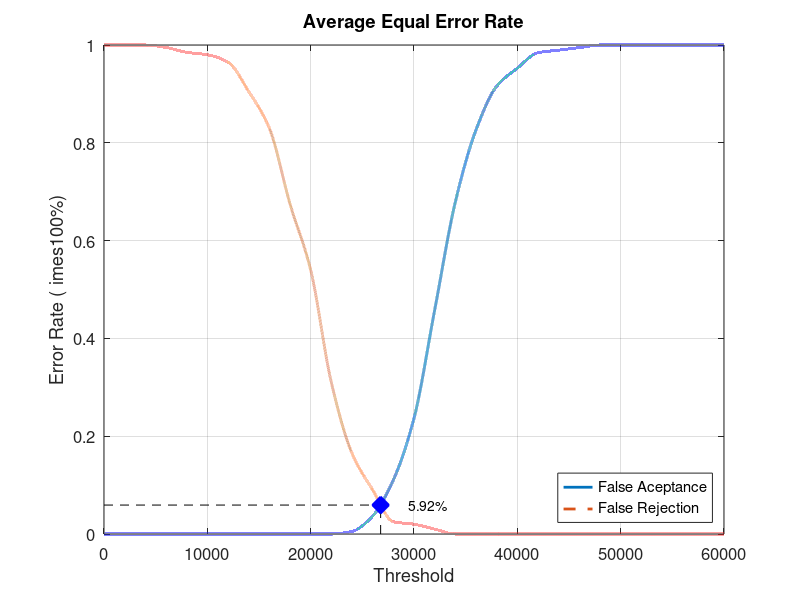
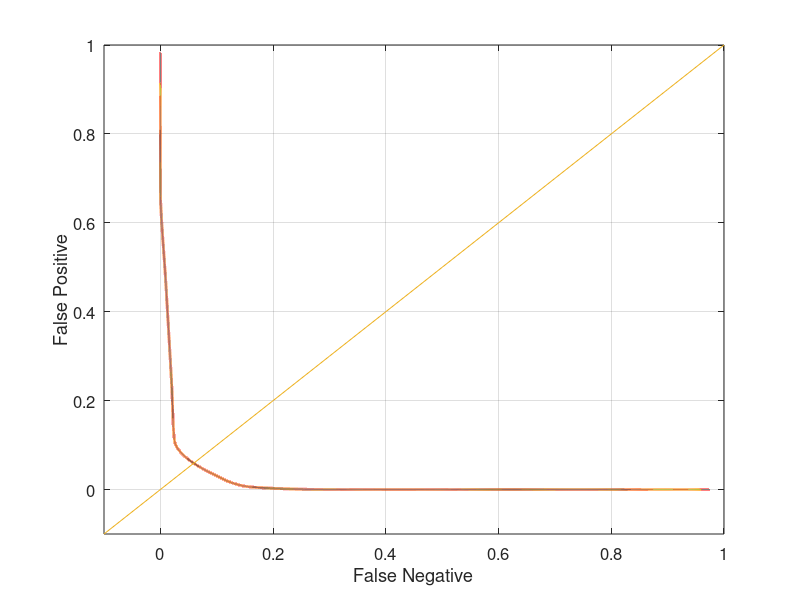

Write MATLAB code to recreate these figures, in order.
close all;
clear;
clc;
x = 0:2000:60000;
xq = 0:0.5:60000;

y0 = [0 0 0 0 0 0 0 0 0 0 0 0 0.00526316 0.0368421 0.110526 0.236842 0.457895 0.678947 0.826316 0.915789 0.952632 0.984211 0.989474 0.994737 1 1 1 1 1 1 1]
yy0 = interp1(x, y0, xq, 'pchip');
y1 = [1 1 1 0.995 0.985 0.98 0.965 0.905 0.83 0.675 0.54 0.31 0.165 0.09 0.025 0.02 0.01 0 0 0 0 0 0 0 0 0 0 0 0 0 0]
yy1 = interp1(x, y1, xq, 'pchip');

% Calculating EER: 
y2 = abs(y0 - y1);
find(y2 == min(y2))
yy2 = abs(yy0 - yy1);
xEER = find(yy2 == min(yy2));
xEERIndex = xq(xEER) % X-axis EER
yEER = yy0(xEER) % Y-axis EER

main = figure
plot(xq, yy0,'-','LineWidth', 2);	hold on
plot(xq, yy1,'--','LineWidth', 2);	hold on
plot([xEERIndex xEERIndex], [0 yEER], 'k--');	hold on
plot([0 xEERIndex], [yEER yEER], 'k--');	hold on
plot(xEERIndex, yEER, 'bx', 'LineWidth', 10);	hold on
text(xEERIndex + 10 * xEERIndex / 100, yEER, [num2str(round((10000 * yEER)) / 100) '%'])
legend('False Aceptance', 'False Rejection', 'Location', 'SouthEast')
xlabel('Threshold')
ylabel('Error Rate (	imes100%)')
title('Average Equal Error Rate')
set(gca, 'FontSize', 12)
axis([0 60000 0 1])
grid on

print(main, 'Database2_1Main', '-dpng');
FNRxFPR = figure('Color', [1 1 1]);
plot(yy1, yy0, '-', yy1, yy0, 'LineWidth', 2);
hold on
y = -0.1:0.1:1
plot(y, y); 
set(gca, 'FontSize', 12)
xlabel('False Negative')
ylabel('False Positive')
axis([-0.1 1 -0.1 1])
set(gca, 'FontSize', 12)
grid on

print(FNRxFPR, 'Database2_1FNRxFPR','-dpng');
